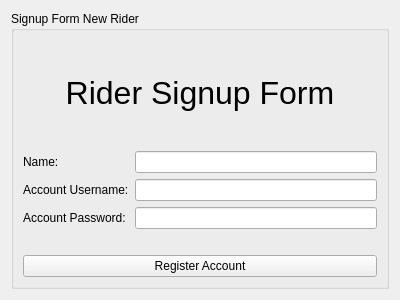
<?xml version="1.0" encoding="UTF-8"?>
<ui version="4.0">
 <class>SignUp_Rider</class>
 <widget class="QWidget" name="SignUp_Rider">
  <property name="windowModality">
   <enum>Qt::ApplicationModal</enum>
  </property>
  <property name="geometry">
   <rect>
    <x>0</x>
    <y>0</y>
    <width>400</width>
    <height>300</height>
   </rect>
  </property>
  <property name="windowTitle">
   <string>Form</string>
  </property>
  <layout class="QVBoxLayout" name="verticalLayout">
   <item>
    <widget class="QGroupBox" name="groupBox">
     <property name="title">
      <string>Signup Form New Rider</string>
     </property>
     <layout class="QVBoxLayout" name="verticalLayout_5">
      <item>
       <widget class="QLabel" name="label">
        <property name="font">
         <font>
          <pointsize>24</pointsize>
         </font>
        </property>
        <property name="text">
         <string>Rider Signup Form</string>
        </property>
        <property name="alignment">
         <set>Qt::AlignCenter</set>
        </property>
       </widget>
      </item>
      <item>
       <layout class="QVBoxLayout" name="verticalLayout_4">
        <item>
         <layout class="QHBoxLayout" name="horizontalLayout_form">
          <item>
           <layout class="QVBoxLayout" name="verticalLayout_3">
            <item>
             <widget class="QLabel" name="label_2">
              <property name="text">
               <string>Name: </string>
              </property>
             </widget>
            </item>
            <item>
             <widget class="QLabel" name="label_3">
              <property name="text">
               <string>Account Username:</string>
              </property>
             </widget>
            </item>
            <item>
             <widget class="QLabel" name="label_4">
              <property name="text">
               <string>Account Password: </string>
              </property>
             </widget>
            </item>
           </layout>
          </item>
          <item>
           <layout class="QVBoxLayout" name="verticalLayout_2">
            <item>
             <widget class="QLineEdit" name="lineEdit_name"/>
            </item>
            <item>
             <widget class="QLineEdit" name="lineEdit_userName"/>
            </item>
            <item>
             <widget class="QLineEdit" name="lineEdit_pass"/>
            </item>
           </layout>
          </item>
         </layout>
        </item>
        <item>
         <widget class="QLabel" name="label_status">
          <property name="font">
           <font>
            <italic>true</italic>
           </font>
          </property>
          <property name="text">
           <string/>
          </property>
          <property name="alignment">
           <set>Qt::AlignCenter</set>
          </property>
         </widget>
        </item>
        <item>
         <widget class="QPushButton" name="button_signup">
          <property name="text">
           <string>Register Account</string>
          </property>
         </widget>
        </item>
       </layout>
      </item>
     </layout>
    </widget>
   </item>
  </layout>
 </widget>
 <resources/>
 <connections/>
</ui>
